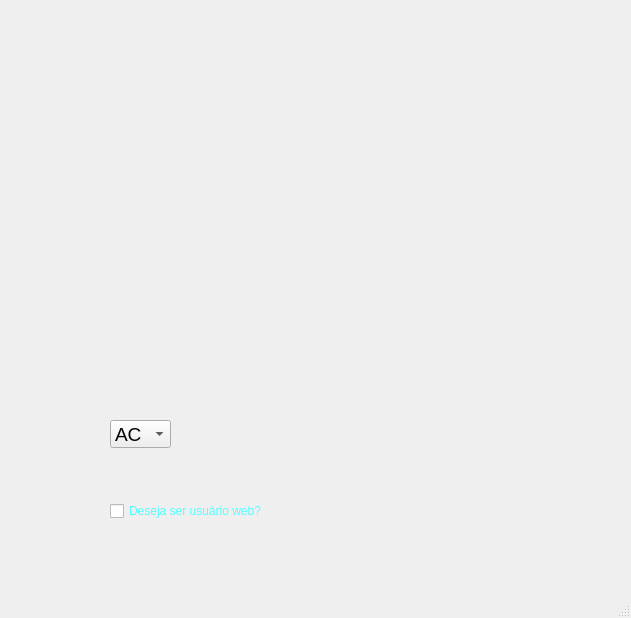
<?xml version="1.0" encoding="UTF-8"?>
<ui version="4.0">
 <class>MainWindow</class>
 <widget class="QMainWindow" name="MainWindow">
  <property name="geometry">
   <rect>
    <x>0</x>
    <y>0</y>
    <width>631</width>
    <height>618</height>
   </rect>
  </property>
  <property name="windowTitle">
   <string>Cadastro</string>
  </property>
  <widget class="QWidget" name="centralwidget">
   <widget class="QPushButton" name="pushButton">
    <property name="geometry">
     <rect>
      <x>470</x>
      <y>490</y>
      <width>111</width>
      <height>41</height>
     </rect>
    </property>
    <property name="styleSheet">
     <string notr="true">background-color: rgb(85, 255, 127);</string>
    </property>
    <property name="text">
     <string/>
    </property>
    <property name="flat">
     <bool>true</bool>
    </property>
   </widget>
   <widget class="QCheckBox" name="checkBox">
    <property name="geometry">
     <rect>
      <x>110</x>
      <y>500</y>
      <width>191</width>
      <height>22</height>
     </rect>
    </property>
    <property name="styleSheet">
     <string notr="true">color: rgb(85, 255, 255);</string>
    </property>
    <property name="text">
     <string>Deseja ser usuário web?</string>
    </property>
   </widget>
   <widget class="QLineEdit" name="cpf_input">
    <property name="geometry">
     <rect>
      <x>120</x>
      <y>240</y>
      <width>391</width>
      <height>31</height>
     </rect>
    </property>
    <property name="font">
     <font>
      <pointsize>14</pointsize>
     </font>
    </property>
    <property name="styleSheet">
     <string notr="true">background-color: rgba(255, 255, 255, 0);</string>
    </property>
    <property name="maxLength">
     <number>11</number>
    </property>
    <property name="frame">
     <bool>false</bool>
    </property>
   </widget>
   <widget class="QLineEdit" name="nome_input">
    <property name="geometry">
     <rect>
      <x>120</x>
      <y>140</y>
      <width>391</width>
      <height>31</height>
     </rect>
    </property>
    <property name="font">
     <font>
      <pointsize>14</pointsize>
     </font>
    </property>
    <property name="styleSheet">
     <string notr="true">background-color: rgba(255, 255, 255, 0);</string>
    </property>
    <property name="frame">
     <bool>false</bool>
    </property>
   </widget>
   <widget class="QLineEdit" name="cel_input">
    <property name="geometry">
     <rect>
      <x>120</x>
      <y>330</y>
      <width>161</width>
      <height>31</height>
     </rect>
    </property>
    <property name="font">
     <font>
      <pointsize>14</pointsize>
     </font>
    </property>
    <property name="styleSheet">
     <string notr="true">background-color: rgba(255, 255, 255, 0);</string>
    </property>
    <property name="maxLength">
     <number>11</number>
    </property>
    <property name="frame">
     <bool>false</bool>
    </property>
   </widget>
   <widget class="QLineEdit" name="res_input">
    <property name="geometry">
     <rect>
      <x>350</x>
      <y>330</y>
      <width>161</width>
      <height>31</height>
     </rect>
    </property>
    <property name="font">
     <font>
      <pointsize>14</pointsize>
     </font>
    </property>
    <property name="styleSheet">
     <string notr="true">background-color: rgba(255, 255, 255, 0);</string>
    </property>
    <property name="maxLength">
     <number>10</number>
    </property>
    <property name="frame">
     <bool>false</bool>
    </property>
   </widget>
   <widget class="QLabel" name="label">
    <property name="geometry">
     <rect>
      <x>0</x>
      <y>0</y>
      <width>631</width>
      <height>571</height>
     </rect>
    </property>
    <property name="text">
     <string/>
    </property>
    <property name="pixmap">
     <pixmap>Imgs/cadastro.png</pixmap>
    </property>
    <property name="scaledContents">
     <bool>true</bool>
    </property>
   </widget>
   <widget class="QLineEdit" name="cidade_input">
    <property name="geometry">
     <rect>
      <x>210</x>
      <y>420</y>
      <width>131</width>
      <height>31</height>
     </rect>
    </property>
    <property name="font">
     <font>
      <pointsize>14</pointsize>
     </font>
    </property>
    <property name="styleSheet">
     <string notr="true">background-color: rgba(255, 255, 255, 0);</string>
    </property>
    <property name="frame">
     <bool>false</bool>
    </property>
   </widget>
   <widget class="QLineEdit" name="bairro_input">
    <property name="geometry">
     <rect>
      <x>380</x>
      <y>420</y>
      <width>131</width>
      <height>31</height>
     </rect>
    </property>
    <property name="font">
     <font>
      <pointsize>14</pointsize>
     </font>
    </property>
    <property name="styleSheet">
     <string notr="true">background-color: rgba(255, 255, 255, 0);</string>
    </property>
    <property name="frame">
     <bool>false</bool>
    </property>
   </widget>
   <widget class="QComboBox" name="comboBox">
    <property name="geometry">
     <rect>
      <x>110</x>
      <y>420</y>
      <width>61</width>
      <height>28</height>
     </rect>
    </property>
    <property name="font">
     <font>
      <pointsize>14</pointsize>
     </font>
    </property>
    <item>
     <property name="text">
      <string>AC</string>
     </property>
    </item>
    <item>
     <property name="text">
      <string>AL</string>
     </property>
    </item>
    <item>
     <property name="text">
      <string>AP</string>
     </property>
    </item>
    <item>
     <property name="text">
      <string>AM</string>
     </property>
    </item>
    <item>
     <property name="text">
      <string>BA</string>
     </property>
    </item>
    <item>
     <property name="text">
      <string>CE</string>
     </property>
    </item>
    <item>
     <property name="text">
      <string>ES</string>
     </property>
    </item>
    <item>
     <property name="text">
      <string>GO</string>
     </property>
    </item>
    <item>
     <property name="text">
      <string>MA</string>
     </property>
    </item>
    <item>
     <property name="text">
      <string>MT</string>
     </property>
    </item>
    <item>
     <property name="text">
      <string>MG</string>
     </property>
    </item>
    <item>
     <property name="text">
      <string>PA</string>
     </property>
    </item>
    <item>
     <property name="text">
      <string>PB</string>
     </property>
    </item>
    <item>
     <property name="text">
      <string>PR</string>
     </property>
    </item>
    <item>
     <property name="text">
      <string>PE</string>
     </property>
    </item>
    <item>
     <property name="text">
      <string>PI</string>
     </property>
    </item>
    <item>
     <property name="text">
      <string>RJ</string>
     </property>
    </item>
    <item>
     <property name="text">
      <string>RN</string>
     </property>
    </item>
    <item>
     <property name="text">
      <string>RS</string>
     </property>
    </item>
    <item>
     <property name="text">
      <string>RO</string>
     </property>
    </item>
    <item>
     <property name="text">
      <string>RR</string>
     </property>
    </item>
    <item>
     <property name="text">
      <string>SC</string>
     </property>
    </item>
    <item>
     <property name="text">
      <string>SP</string>
     </property>
    </item>
    <item>
     <property name="text">
      <string>SE</string>
     </property>
    </item>
    <item>
     <property name="text">
      <string>TO</string>
     </property>
    </item>
    <item>
     <property name="text">
      <string>DF</string>
     </property>
    </item>
   </widget>
   <widget class="QLabel" name="erro_cpf">
    <property name="geometry">
     <rect>
      <x>180</x>
      <y>210</y>
      <width>201</width>
      <height>16</height>
     </rect>
    </property>
    <property name="font">
     <font>
      <pointsize>10</pointsize>
     </font>
    </property>
    <property name="styleSheet">
     <string notr="true">color: rgb(255, 0, 0);</string>
    </property>
    <property name="text">
     <string/>
    </property>
   </widget>
   <widget class="QLabel" name="erro_cpf_2">
    <property name="geometry">
     <rect>
      <x>210</x>
      <y>300</y>
      <width>201</width>
      <height>16</height>
     </rect>
    </property>
    <property name="font">
     <font>
      <pointsize>10</pointsize>
     </font>
    </property>
    <property name="styleSheet">
     <string notr="true">color: rgb(255, 0, 0);</string>
    </property>
    <property name="text">
     <string/>
    </property>
   </widget>
   <widget class="QLabel" name="erro_cpf_3">
    <property name="geometry">
     <rect>
      <x>400</x>
      <y>290</y>
      <width>201</width>
      <height>16</height>
     </rect>
    </property>
    <property name="font">
     <font>
      <pointsize>10</pointsize>
     </font>
    </property>
    <property name="styleSheet">
     <string notr="true">color: rgb(255, 0, 0);</string>
    </property>
    <property name="text">
     <string/>
    </property>
   </widget>
   <widget class="QLabel" name="erro_cpf_4">
    <property name="geometry">
     <rect>
      <x>210</x>
      <y>470</y>
      <width>201</width>
      <height>16</height>
     </rect>
    </property>
    <property name="font">
     <font>
      <pointsize>10</pointsize>
     </font>
    </property>
    <property name="styleSheet">
     <string notr="true">color: rgb(255, 0, 0);</string>
    </property>
    <property name="text">
     <string/>
    </property>
   </widget>
   <widget class="QLabel" name="erro_cpf_5">
    <property name="geometry">
     <rect>
      <x>390</x>
      <y>470</y>
      <width>201</width>
      <height>16</height>
     </rect>
    </property>
    <property name="font">
     <font>
      <pointsize>10</pointsize>
     </font>
    </property>
    <property name="styleSheet">
     <string notr="true">color: rgb(255, 0, 0);</string>
    </property>
    <property name="text">
     <string/>
    </property>
   </widget>
   <zorder>label</zorder>
   <zorder>pushButton</zorder>
   <zorder>checkBox</zorder>
   <zorder>cpf_input</zorder>
   <zorder>nome_input</zorder>
   <zorder>cel_input</zorder>
   <zorder>res_input</zorder>
   <zorder>cidade_input</zorder>
   <zorder>bairro_input</zorder>
   <zorder>comboBox</zorder>
   <zorder>erro_cpf</zorder>
   <zorder>erro_cpf_2</zorder>
   <zorder>erro_cpf_3</zorder>
   <zorder>erro_cpf_4</zorder>
   <zorder>erro_cpf_5</zorder>
  </widget>
  <widget class="QMenuBar" name="menubar">
   <property name="geometry">
    <rect>
     <x>0</x>
     <y>0</y>
     <width>631</width>
     <height>21</height>
    </rect>
   </property>
  </widget>
  <widget class="QStatusBar" name="statusbar"/>
 </widget>
 <resources/>
 <connections/>
</ui>
